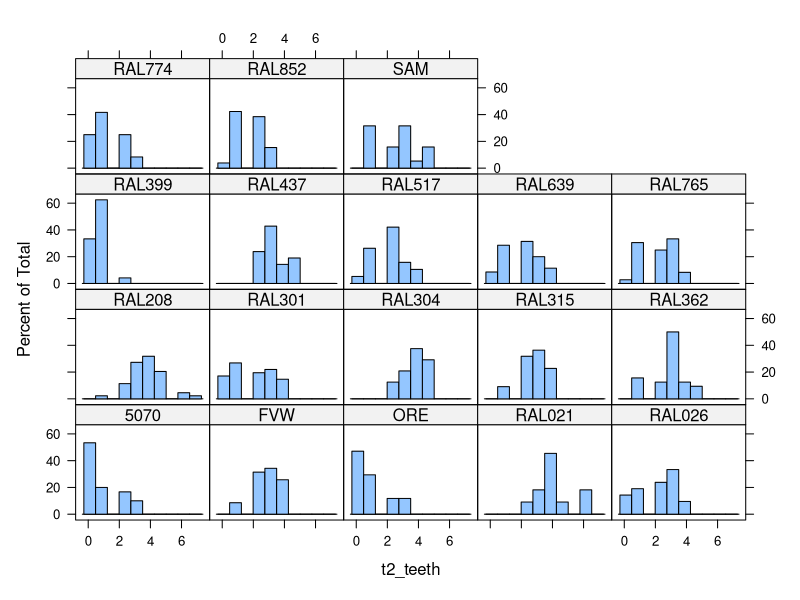
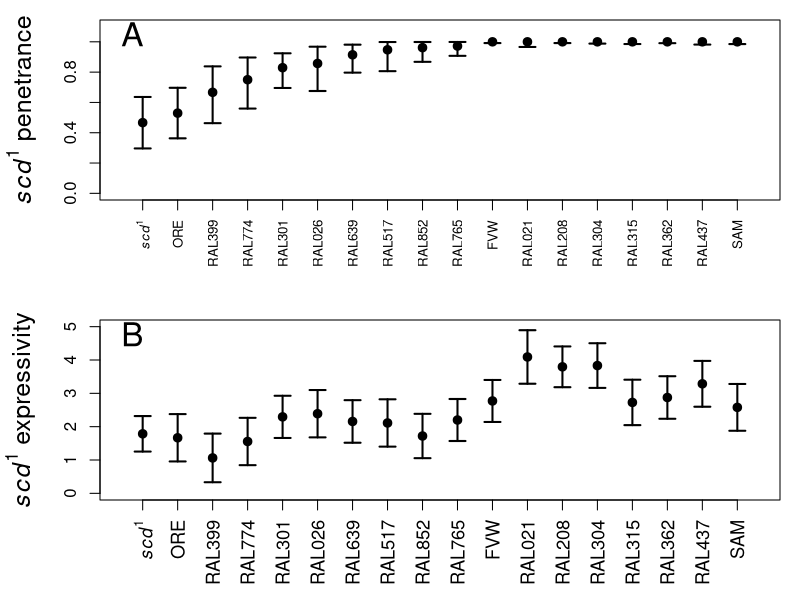

Write the R code that produced these figures, in order.

library(lme4)
library(MCMCpack)
library(lattice)
library(plotrix)
								



scd.data <- read.csv('../data/scd_RAL_data_final.csv', na.strings="NA", stringsAsFactors = TRUE)
scd.data <- na.omit(scd.data)

#Filter out the WT's from the dataset
scd.data <- scd.data[!((1:length(scd.data[,1])) %in% grep("WT", as.character(scd.data$genotype))),]
#And get rid of the factor levels that are no longer used
scd.data$genotype <- droplevels(scd.data$genotype)

#####################################################
#1. Penetrance of ts2 comb differs among lines
#####################################################
penetrance.data <- data.frame(	genotype = scd.data$genotype, 
								ectopic_present = (scd.data$t2_teeth > 0)
							  )
							  
penetrance.data.tabulated <- data.frame(aggregate(penetrance.data[,2],
    by=list(genotype=penetrance.data$genotype), FUN=sum), 
        aggregate(penetrance.data[,2], 
        by=list(genotype=penetrance.data$genotype), FUN=length)[2])
        
penetrance.model <- glm(ectopic_present ~ genotype, 
    family = binomial(link="logit"), 
    data = penetrance.data)

chi2 <- penetrance.model$null.deviance - penetrance.model$deviance

chi2
pchisq(chi2, df=1, lower.tail=F)
# df = number of parameters - 1, right?
pchisq(chi2, df=length(penetrance.model$coefficients)-1, lower.tail=F)

#Will want to re-do this using mle2 or a Bayesian model, and then plot confidence intervals for the parameter estimates


background.model <- glmer(ectopic_present ~ 1 + (1|genotype), family = "binomial", data=penetrance.data)


summary(background.model)
ranef(background.model)
boot::inv.logit(2.048)

null.model <- glm(ectopic_present ~ 1, family="binomial", data=penetrance.data)


###########
#Fit confidence intervals individually

penetrance.data.tabulated$estimate <- rep(0, 18)
penetrance.data.tabulated$ci.min <- rep(0,18)
penetrance.data.tabulated$ci.max <- rep(0,18)
penetrance.data.tabulated$p.est <- rep(0,18)
penetrance.data.tabulated$p.min <- rep(0,18)
penetrance.data.tabulated$p.max <- rep(0,18)

tunes <- c( 2.5, #1
			0.0008, #2
			2.5, #3
			0.0008, #4
			2.5, #5
			0.0008, #6
			2.5, #7
			0.0008, #8
			0.0008, #9
			0.0008, #10
			2.5, #11
			0.0008, #12
			2.5, #13
			2.5, #14
			2.5, #15
			2.5, #16
			2.5, #17
			0.0008 #18
			)

for (i in 1:18) {
	hits <- penetrance.data.tabulated[i,2]
	trials <- penetrance.data.tabulated[i,3]
	cur.genotype <- as.character(penetrance.data.tabulated[i,1])
	cur.data <- penetrance.data[as.character(penetrance.data$genotype)==cur.genotype,]
	cur.model <- MCMClogit(ectopic_present ~ 1, data=cur.data, burnin=3000, mcmc=100000, thin=100, tune=tunes[i], verbose=10000)
	penetrance.data.tabulated$estimate[i] <- summary(cur.model)$statistics[1]
	penetrance.data.tabulated$ci.min[i] <- summary(cur.model)$quantiles[1]
	penetrance.data.tabulated$ci.max[i] <- summary(cur.model)$quantiles[5]
	penetrance.data.tabulated$p.min[i] <- plogis(penetrance.data.tabulated$ci.min[i])
	penetrance.data.tabulated$p.max[i] <- plogis(penetrance.data.tabulated$ci.max[i])
	penetrance.data.tabulated$p.est[i] <- penetrance.data.tabulated[i,2] / penetrance.data.tabulated[i,3]
}

penetrance.data.tabulated <- penetrance.data.tabulated[order(penetrance.data.tabulated$p.est),]
penetrance.data.tabulated$genotype <- as.factor(as.character(penetrance.data.tabulated$genotype))

pdf(file="../outputs/Figure3_RAL.pdf", width=6, height=10)
par(mfrow=c(2,1))

par(mar=c(5,5,1,1))
plotCI(x=1:18, y=penetrance.data.tabulated$p.est, 
    ui=penetrance.data.tabulated$p.max, 
    li=penetrance.data.tabulated$p.min, 
    cex.lab = 1.5, pch = 20, lwd = 2, cex = 1.5,
    xlim = c(0.5,18.5), ylim = c(0, 1.1), xaxt = "n", xlab = NA, 
    ylab = expression(paste(italic(scd)^1, " penetrance")))
    
xlabels <- as.character(penetrance.data.tabulated$genotype)
#xlabels[1] <- "scd[1] stock"
xlabels[1] <- expression(italic(scd)^1)

axis(side=1, at=1:18, labels=xlabels, las=2, cex.axis=0.8)
text(x=0.7, y=1.05, "A", cex=2)
								
#####################################################
#2. Expressivity of ts2 comb differs among lines
#####################################################
ts2.size.data <- scd.data[scd.data$t2_teeth>0,c("genotype", "t2_teeth")]
ts2.size.model <- glm(t2_teeth ~ genotype, data=ts2.size.data)

chi2.ts2 <- ts2.size.model$null.deviance - ts2.size.model$deviance
chi2.ts2
pchisq(chi2.ts2, df=1, lower.tail=F)
pchisq(chi2.ts2, df=length(ts2.size.model$coefficients)-1, lower.tail=F)



ts2.confints <- confint(ts2.size.model)
penetrance.data.tabulated$ts2.tooth.est <- rep(0,18)
penetrance.data.tabulated$ts2.tooth.ci.min <- rep(0,18)
penetrance.data.tabulated$ts2.tooth.ci.max <- rep(0,18)
for (i in 1:18) {
	cur.genotype <- as.character(penetrance.data.tabulated$genotype[i])
	cur.genotype <- ifelse(cur.genotype=="5070", "Intercept", cur.genotype)
	confint.row <- grep(cur.genotype, names(ts2.confints[,1]))
	penetrance.data.tabulated$ts2.tooth.ci.min[i] <- ts2.confints[confint.row,1]
	penetrance.data.tabulated$ts2.tooth.ci.max[i] <- ts2.confints[confint.row,2]
	penetrance.data.tabulated$ts2.tooth.est[i] <- coef(ts2.size.model)[confint.row]
	print('ok1')
	if (cur.genotype == "Intercept") {
		print('ok2')
		intercept <- penetrance.data.tabulated$ts2.tooth.est[i]
	}
	else {
		print('ok3')
		penetrance.data.tabulated$ts2.tooth.ci.min[i] <- penetrance.data.tabulated$ts2.tooth.ci.min[i] + intercept
		penetrance.data.tabulated$ts2.tooth.ci.max[i] <- penetrance.data.tabulated$ts2.tooth.ci.max[i] + intercept
		penetrance.data.tabulated$ts2.tooth.est[i] <- penetrance.data.tabulated$ts2.tooth.est[i] + intercept
	}
}

par(mar=c(5,5,1,1))

plotCI(x = 1:18, y = penetrance.data.tabulated$ts2.tooth.est, 
    ui = penetrance.data.tabulated$ts2.tooth.ci.max, 
    li = penetrance.data.tabulated$ts2.tooth.ci.min, 
    xlim = c(0.5,18.5), ylim = c(0, 5), xaxt = "n", xlab = NA, 
    cex.lab = 1.5, pch = 20, lwd = 2, cex = 1.5,
    #ylab="scd[1] expressivity \n (mean ectopic sex comb tooth number)")
    ylab = expression(paste(italic(scd)^1, " expressivity")))
        
xlabels <- as.character(penetrance.data.tabulated$genotype)
xlabels[1] <- expression(italic(scd)^1)
axis(side=1, at=1:18, labels=xlabels, las=2, cex.axis=1.1)

text(x=0.7, y=4.77, "B", cex=2)

dev.off()

#Plot distributions by genotype
#Are they normal-ish?
#If so, ok							

histogram( ~ t2_teeth | genotype, data=scd.data)


sessionInfo()
